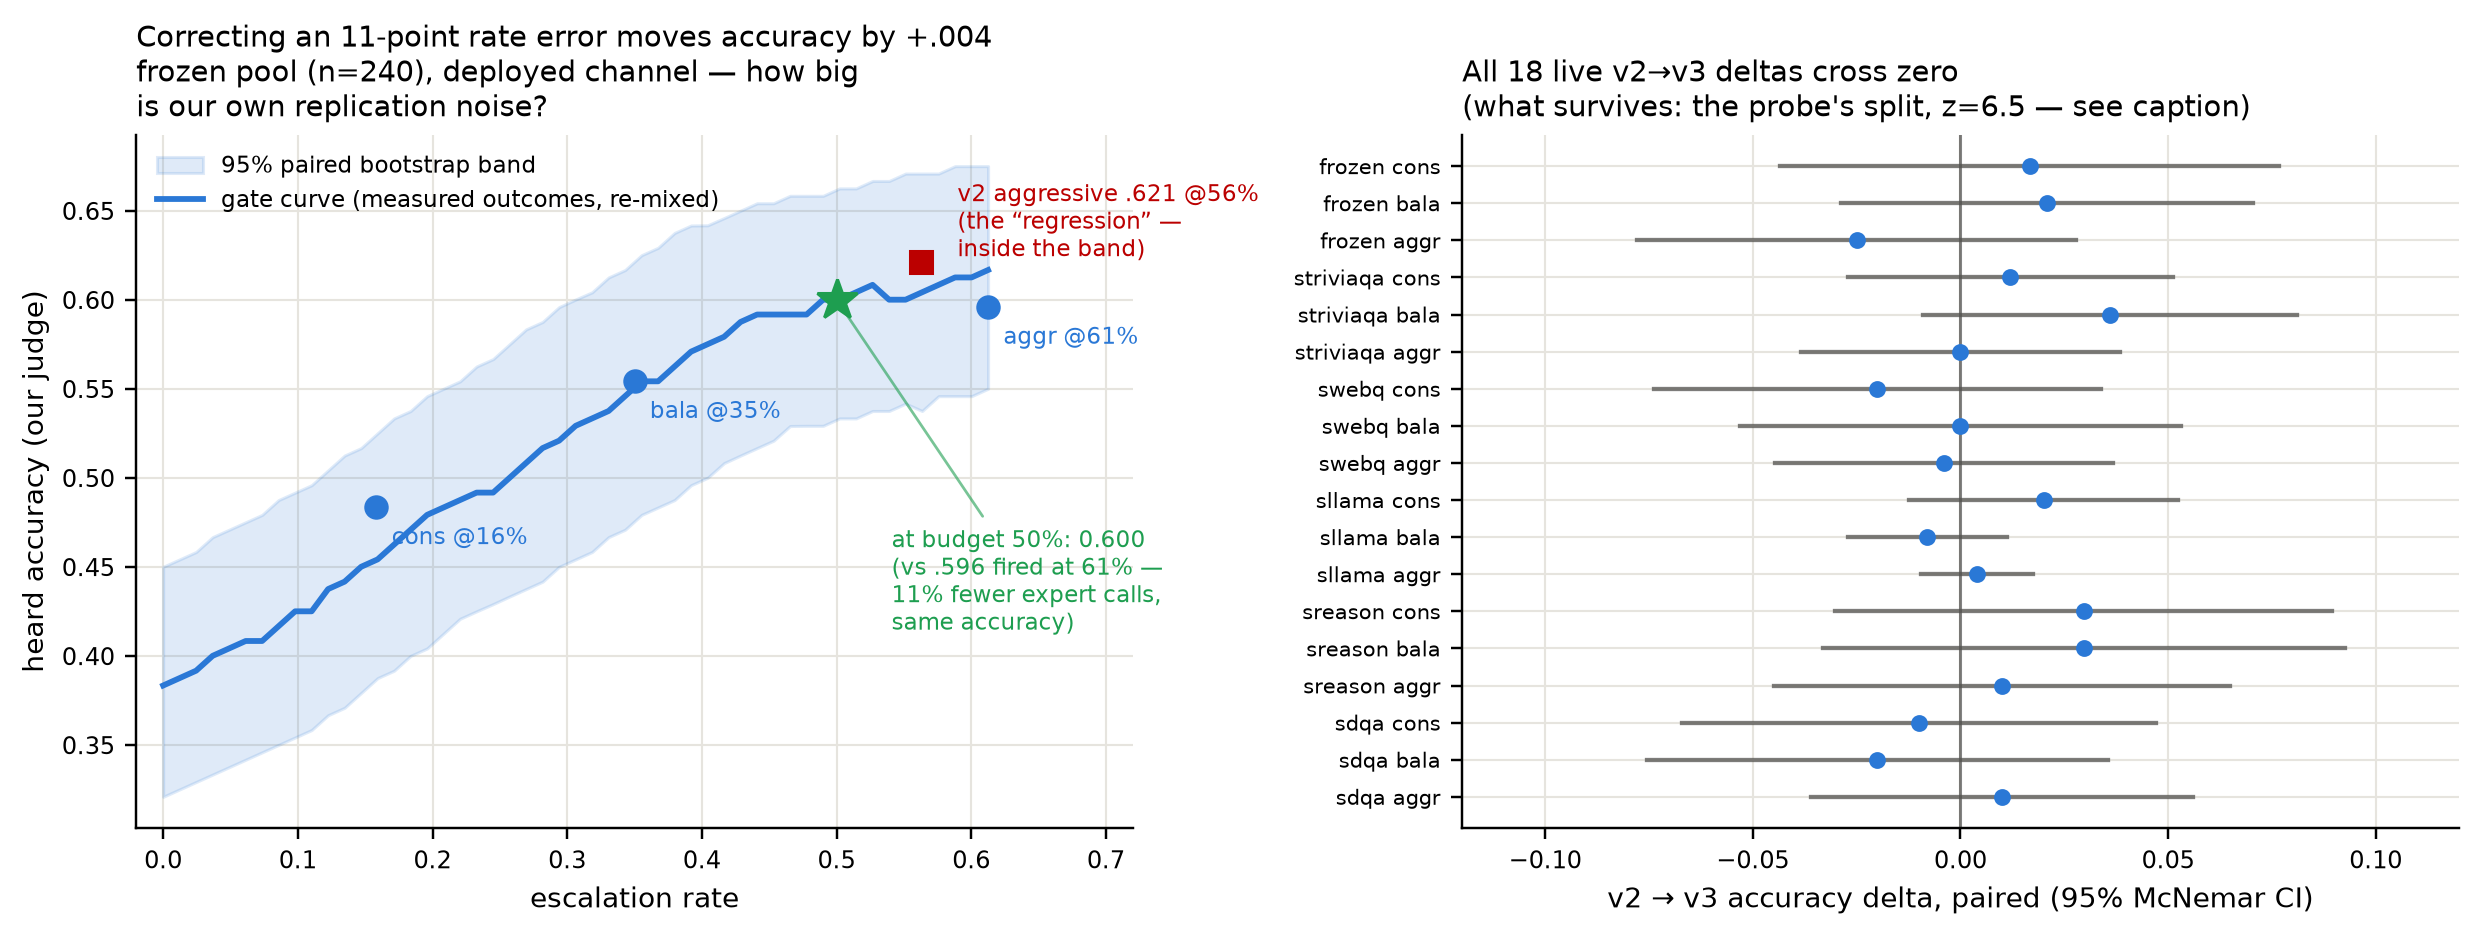

This chart was generated by the following Python code:
"""Replication-noise audit of the live arms (2026-08-20, $0).

Motivated by the threshold-overshoot "fix" that recovered nothing: if
correcting a 11-point rate error moves accuracy by +.004, how big is
the noise we have been narrating against?

Measured here, from the existing traces only:
  * local-decode replication flips — SAME query, SAME audio, kept local
    in two different arms, judge verdict disagrees: 2.3-18.8% per pool;
  * repeat-escalation flips (expert sampling + judge): 0.7-10.6%;
  * the resulting paired SE on an arm-vs-arm accuracy delta: .009-.028.

Left  : the frozen pool's reconstructed rate curve (every point is a
        measured outcome, re-mixed) with a paired bootstrap band; the
        v2/v3 "regression" and the overshoot both sit inside it.
Right : forest plot of all 18 v2->v3 live deltas with McNemar CIs, vs
        the two claims that DO survive the audit.
"""
import json
from math import comb

import matplotlib
matplotlib.use("Agg")
import matplotlib.pyplot as plt
import numpy as np
import pandas as pd

BLUE, GREEN, RED = "#2a78d6", "#1e9e50", "#b00"
INK, MUT, GRID = "#0b0b0b", "#52514e", "#e6e4de"
ARMS = ("never", "conservative", "balanced", "aggressive")
TIERS = ("conservative", "balanced", "aggressive")
POOLS = {"frozen": "heard_ok", "striviaqa": "oab_ok", "swebq": "oab_ok",
         "sllama": "oab_ok", "sreason": "heard_ok", "sdqa": "heard_ok"}
DATA = "../data"


def arm(bench, ver, tier, col):
    d = pd.read_parquet(f"{DATA}/{bench}{ver}_traces.parquet")
    c = col if col in d.columns else "heard_ok"
    return d[d["tier"] == tier].set_index("id")[c].dropna().astype(int)


def mcnemar(x, y):
    """returns delta, se, n_discordant (y - x, paired)."""
    n01 = int(((x == 0) & (y == 1)).sum())
    n10 = int(((x == 1) & (y == 0)).sum())
    n = len(x)
    d = (n01 - n10) / n
    se = np.sqrt(max(n01 + n10, 1)) / n
    return d, se, n01 + n10


# ---------------- left panel data: frozen rate curve ----------------------
curves = json.load(open(f"{DATA}/rate_curves.json"))
f = curves["frozen"]
rs, ys = np.array(f["rate"]), np.array(f["acc"])

df = pd.read_parquet(f"{DATA}/frozen_v3_traces.parquet")
df = df[df["tier"].isin(ARMS)]
A = df.pivot(index="id", columns="tier", values="heard_ok")
M = df.pivot(index="id", columns="tier", values="mode")
S = df.pivot(index="id", columns="tier", values="eot_score")
keep = A[list(ARMS)].notna().all(axis=1)
A, M, S = A[keep], M[keep], S[keep]
score = S["aggressive"].to_numpy(float)
local = A["never"].to_numpy(float)
X = np.full(len(A), np.nan)
for i in range(len(A)):
    for t in TIERS:
        if M[t].iloc[i] == "escalated" and pd.notna(A[t].iloc[i]):
            X[i] = float(A[t].iloc[i])
            break

rng = np.random.default_rng(42)
n = len(score)
order = np.argsort(-score)
BOOT = 2000
band = np.zeros((BOOT, len(rs)))
for bi in range(BOOT):
    idx = rng.integers(0, n, n)
    sc, lo, xx = score[idx], local[idx], X[idx]
    od = np.argsort(-sc)
    for j, r in enumerate(rs):
        k = int(round(r * n))
        y = lo.copy()
        sel = od[:k]
        ok = ~np.isnan(xx[sel])
        y[sel[ok]] = xx[sel[ok]]
        band[bi, j] = np.nanmean(y)
lo_b, hi_b = np.percentile(band, [2.5, 97.5], axis=0)

fig, (ax1, ax2) = plt.subplots(1, 2, figsize=(11.4, 4.4))
for ax in (ax1, ax2):
    ax.grid(color=GRID, lw=.7, zorder=0)
    for s in ("top", "right"):
        ax.spines[s].set_visible(False)
    ax.tick_params(labelsize=8)

# NO random line in this panel on purpose: this curve is the
# DEPLOYED channel (expert answers the talker's transcript) while
# the only all-query random reference we can build is the gold-text
# one — mixing channels here invites a "gate < random" misreading.
# The channel-matched comparison lives in the dualview figures.
ax1.fill_between(rs, lo_b, hi_b, color=BLUE, alpha=.15, zorder=2,
                 label="95% paired bootstrap band")
ax1.plot(rs, ys, "-", lw=1.9, color=BLUE, zorder=4,
         label="gate curve (measured outcomes, re-mixed)")
for t in TIERS:
    r, acc = f["arm_rates"][t], f["arm_acc"][t]
    ax1.plot(r, acc, "o", ms=7, color=BLUE, zorder=5)
    ax1.annotate(f"{t[:4]} @{r:.0%}", (r, acc), xytext=(5, -12),
                 textcoords="offset points", fontsize=7.5, color=BLUE)
ax1.plot(.5625, .621, "s", ms=7, color=RED, zorder=5)
ax1.annotate("v2 aggressive .621 @56%\n(the “regression” —\ninside "
             "the band)", (.5625, .621), xytext=(12, 2),
             textcoords="offset points", fontsize=7.5, color=RED,
             ha="left")
a_fix = f["acc_at_budget"]["aggressive"]
ax1.plot(.50, a_fix, "*", ms=14, color=GREEN, zorder=6)
ax1.annotate(f"at budget 50%: {a_fix:.3f}\n(vs .596 fired at 61% —\n"
             "11% fewer expert calls,\nsame accuracy)", (.50, a_fix),
             xytext=(18, -108), textcoords="offset points", fontsize=7.5,
             color=GREEN, ha="left",
             arrowprops=dict(arrowstyle="-", color=GREEN, lw=.9,
                             alpha=.6))
ax1.set_xlabel("escalation rate", fontsize=9)
ax1.set_ylabel("heard accuracy (our judge)", fontsize=9)
ax1.set_title("Correcting an 11-point rate error moves accuracy by "
              "+.004\nfrozen pool (n=240), deployed channel — how big\n"
              "is our own replication noise?",
              fontsize=9.5, loc="left")
ax1.set_xlim(-.02, .72)
ax1.legend(loc="upper left", fontsize=7.5, frameon=False)

# ---------------- right panel: forest plot of v2->v3 deltas ---------------
rows = []
for bench, col in POOLS.items():
    for t in TIERS:
        x = arm(bench, "_v2", t, col)
        y = arm(bench, "_v3", t, col)
        ids = x.index.intersection(y.index)
        d, se, nd = mcnemar(x.loc[ids], y.loc[ids])
        rows.append((f"{bench[:9]} {t[:4]}", d, se))
ys_ = np.arange(len(rows))[::-1]
ax2.axvline(0, color=INK, lw=1, alpha=.5, zorder=3)
for (lab, d, se), yy in zip(rows, ys_):
    sig = abs(d) > 1.96 * se
    c = RED if sig else MUT
    ax2.plot([d - 1.96 * se, d + 1.96 * se], [yy, yy], color=c, lw=1.4,
             alpha=.75, zorder=4)
    ax2.plot(d, yy, "o", ms=4.5, color=BLUE if not sig else RED, zorder=5)
ax2.set_yticks(ys_)
ax2.set_yticklabels([r[0] for r in rows], fontsize=6.8)
ax2.set_xlabel("v2 → v3 accuracy delta, paired (95% McNemar CI)",
               fontsize=9)
ax2.set_title("All 18 live v2→v3 deltas cross zero\n"
              "(what survives: the probe's split, z=6.5 — see caption)",
              fontsize=9.5, loc="left")
ax2.set_xlim(-.12, .12)
fig.tight_layout()
for ext in ("png", "pdf"):
    fig.savefig(f"noise_audit.{ext}", dpi=220, bbox_inches="tight")
plt.close(fig)
print("wrote noise_audit.{png,pdf}")
print("frozen budget-corrected aggressive:", round(a_fix, 3))
